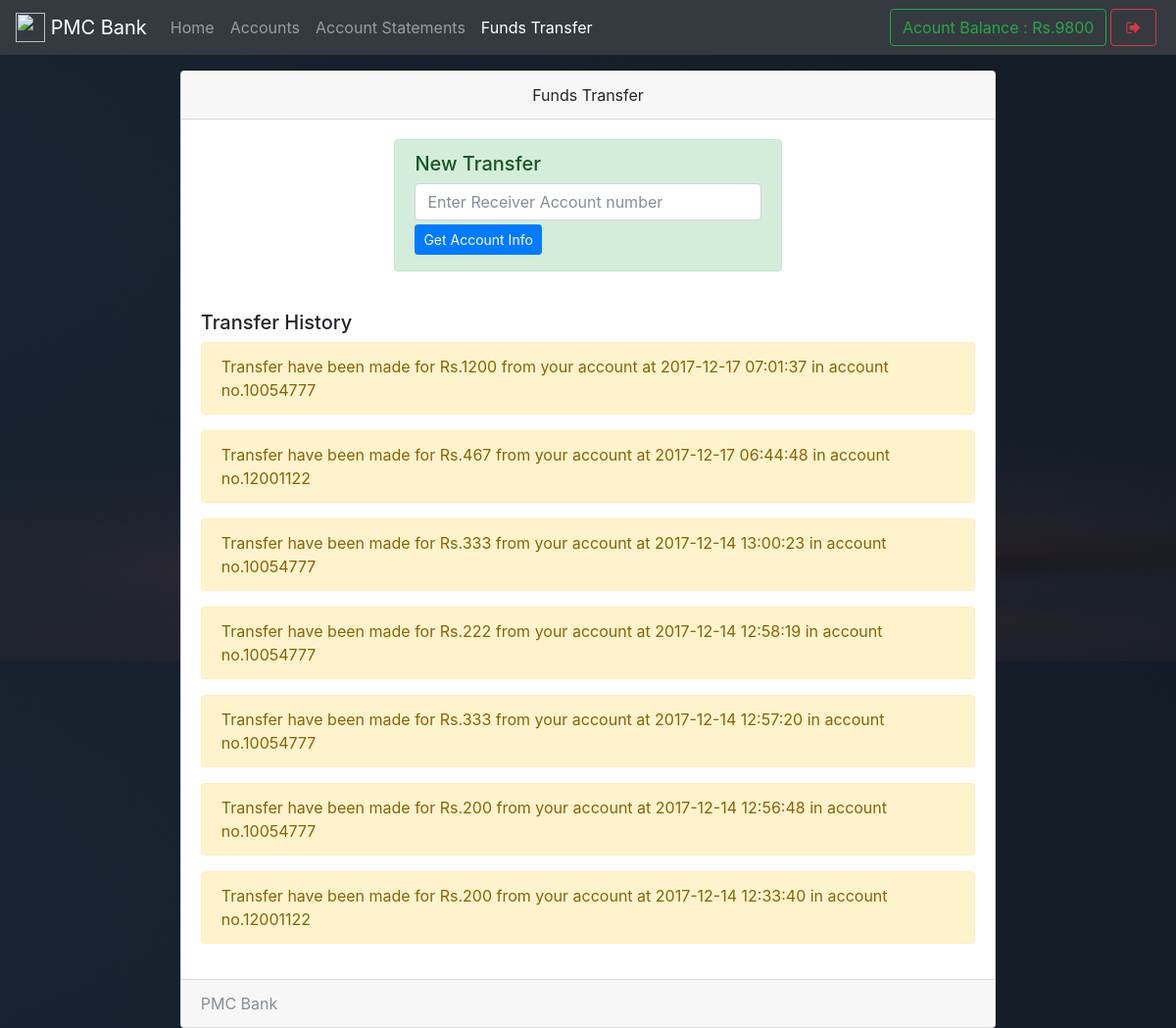
The app's page /transfer.php (signed in) with its own data.
### tables this page shows
CREATE TABLE `useraccounts` (
  `id` int(11) NOT NULL,
  `email` text NOT NULL,
  `password` text NOT NULL,
  `name` varchar(111) NOT NULL,
  `balance` varchar(111) NOT NULL,
  `cnic` varchar(111) NOT NULL,
  `number` varchar(111) NOT NULL,
  `city` varchar(111) NOT NULL,
  `address` varchar(111) NOT NULL,
  `source` varchar(111) NOT NULL,
  `accountNo` varchar(111) NOT NULL,
  `branch` varchar(111) NOT NULL,
  `accountType` varchar(111) NOT NULL,
  `date` timestamp NOT NULL DEFAULT CURRENT_TIMESTAMP
);

CREATE TABLE `transaction` (
  `transactionId` int(11) NOT NULL,
  `action` varchar(111) NOT NULL,
  `credit` varchar(111) NOT NULL,
  `debit` varchar(111) NOT NULL,
  `balance` varchar(111) NOT NULL,
  `beneId` varchar(111) NOT NULL,
  `other` varchar(111) NOT NULL,
  `userId` int(11) NOT NULL,
  `date` timestamp NOT NULL DEFAULT CURRENT_TIMESTAMP
);

### assets/db.php (called while the page is built, shortened)
<?php
    $con = new mysqli('localhost','root','','mybank');
    $ar = $con->query("select * from userAccounts,branch where id = '$_SESSION[userId]' AND userAccounts.branch = branch.branchId");
    $userData = $ar->fetch_assoc();
?>

### transfer.php (the view, shortened to what this page needs)
<!DOCTYPE html>
<html>
<head>
  <?php require 'assets/autoloader.php'; ?>
  <?php require 'assets/db.php'; ?>
  <?php require 'assets/function.php'; ?>
</head>
<body style="background: url(images/bg-logn5.jpg);background-size: 100%">
<nav class="navbar navbar-expand-lg navbar-dark bg-dark fixed-top">
 <a class="navbar-brand" href="#">
    <img src="images/logo3.png" width="30" height="30" class="d-inline-block align-top" alt="">
   <?php echo bankName; ?>
  </a>
  <div class="collapse navbar-collapse" id="navbarSupportedContent">
    <ul class="navbar-nav mr-auto">
      <li class="nav-item ">
        <a class="nav-link " href="index.php">Home <span class="sr-only">(current)</span></a>
      </li>
      <li class="nav-item ">  <a class="nav-link" href="accounts.php">Accounts</a></li>
      <li class="nav-item ">  <a class="nav-link" href="statements.php">Account Statements</a></li>
      <li class="nav-item active">  <a class="nav-link" href="transfer.php">Funds Transfer</a></li>
    </ul>
    <?php include 'sideButton.php'; ?>
  </div>
</nav><br><br><br>
<div class="container">
  <div class="card  w-75 mx-auto">
  <div class="card-header text-center">
    Funds Transfer
  </div>
  <div class="card-body">
      <form method="POST">
          <div class="alert alert-success w-50 mx-auto">
            <h5>New Transfer</h5>
            <input type="text" name="otherNo" class="form-control " placeholder="Enter Receiver Account number" required>
            <button type="submit" name="get" class="btn btn-primary btn-bloc btn-sm my-1">Get Account Info</button>
          </div>
      </form>
    <br>
    <h5>Transfer History</h5>
    <?php
      $array = $con->query("select * from transaction where userId = '$userData[id]' AND action = 'transfer' order by date desc");
      if ($array ->num_rows > 0)
      {
         while ($row = $array->fetch_assoc())
         {
            if ($row['action'] == 'transfer')
            {
              echo "<div class='alert alert-warning'>Transfer have been made for  Rs.$row[debit] from your account at $row[date] in  account no.$row[other]</div>";
            }
         }
      }
      else
        echo "<div class='alert alert-info'>You have made no transfer yet.</div>";
    ?>
  </div>
  <div class="card-footer text-muted">
   <?php echo bankName ?>
  </div>
</div>
</div>
</body>
</html>

### sideButton.php
<form class="form-inline my-2 my-lg-0">
        <a href="" class="btn btn-outline-success" data-toggle="tooltip" title="Your current Account Balance">Acount Balance : Rs.<?php echo $userData['balance']; ?></a>
        <a href="logout.php" data-toggle="tooltip" title="Logout" class="btn btn-outline-danger mx-1" ><i class="fa fa-sign-out fa-fw"></i></a>
</form>

### records on screen
useraccounts: balance "9800"
transaction: debit "1200", date "2017-12-17 07:01:37", other "10054777"
transaction: debit "467", date "2017-12-17 06:44:48", other "12001122"
transaction: debit "333", date "2017-12-14 13:00:23", other "10054777"
transaction: debit "222", date "2017-12-14 12:58:19", other "10054777"
transaction: debit "333", date "2017-12-14 12:57:20", other "10054777"
transaction: debit "200", date "2017-12-14 12:56:48", other "10054777"
transaction: debit "200", date "2017-12-14 12:33:40", other "12001122"

### other values on screen
bankName "PMC Bank"
